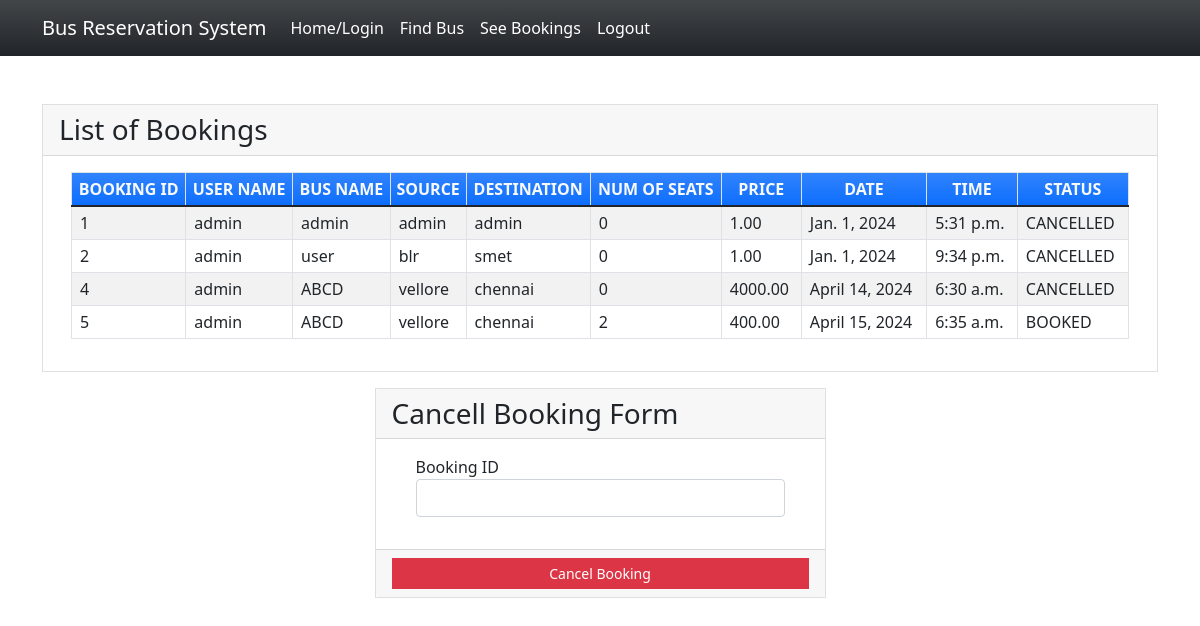
/seebookings (signed in), run on the app's committed database.
### myapp/models.py (models this page shows, shortened)
class Book(models.Model):
    BOOKED = 'B'
    CANCELLED = 'C'
    TICKET_STATUSES = ((BOOKED, 'Booked'),
                       (CANCELLED, 'Cancelled'),)
    email = models.EmailField()
    name = models.CharField(max_length=30)
    userid =models.DecimalField(decimal_places=0, max_digits=2)
    busid=models.DecimalField(decimal_places=0, max_digits=2)
    bus_name = models.CharField(max_length=30)
    source = models.CharField(max_length=30)
    dest = models.CharField(max_length=30)
    nos = models.DecimalField(decimal_places=0, max_digits=2)
    price = models.DecimalField(decimal_places=2, max_digits=6)
    date = models.DateField()
    time = models.TimeField()
    status = models.CharField(choices=TICKET_STATUSES, default=BOOKED, max_length=2)
    class Meta:
        verbose_name_plural = "List of Books"

### myapp/views.py (the view)
# urls.py: path('seebookings', views.seebookings, name="seebookings"),
@login_required(login_url='signin')
def seebookings(request,new={}):
    context = {}
    id_r = request.user.id
    book_list = Book.objects.filter(userid=id_r)
    if book_list:
        return render(request, 'myapp/booklist.html', locals())
    else:
        context["error"] = "Sorry no buses booked"
        return render(request, 'myapp/findbus.html', context)

### myapp/templates/myapp/booklist.html (shortened to what this page needs)
{% extends 'myapp/base.html' %} {% block content %}
<div class="container my-5">
    <div class="card rounded-0">
        <div class="card-header">
            <div class="card-title h3 mb-0">List of Bookings</div>
        </div>
        <div class="card-body">
            <div class="container-fluid">
                <table class="table table-bordered table-striped">
                    <thead>
                        <tr class="bg-gradient bg-primary text-light">
                            <th class="p-1 text-center">BOOKING ID</th>
                            <th class="p-1 text-center">USER NAME</th>
                            <th class="p-1 text-center">BUS NAME</th>
                            <th class="p-1 text-center">SOURCE</th>
                            <th class="p-1 text-center">DESTINATION</th>
                            <th class="p-1 text-center">NUM OF SEATS</th>
                            <th class="p-1 text-center">PRICE</th>
                            <th class="p-1 text-center">DATE</th>
                            <th class="p-1 text-center">TIME</th>
                            <th class="p-1 text-center">STATUS</th>
                        </tr>
                    </thead>
                    {% for row in book_list %}
                    <tr>
                        <td class="px-2 py-1 align-middle">{{row.id}}</td>
                        <td class="px-2 py-1 align-middle">{{row.name}}</td>
                        <td class="px-2 py-1 align-middle">{{row.bus_name}}</td>
                        <td class="px-2 py-1 align-middle">{{row.source}}</td>
                        <td class="px-2 py-1 align-middle">{{row.dest}}</td>
                        <td class="px-2 py-1 align-middle">{{row.nos}}</td>
                        <td class="px-2 py-1 align-middle">{{row.price}}</td>
                        <td class="px-2 py-1 align-middle">{{row.date}}</td>
                        <td class="px-2 py-1 align-middle">{{row.time}}</td>
                        <td class="px-2 py-1 align-middle">{{row.status}}</td>
                    </tr>
                    {% endfor %}
                </table>
            </div>
        </div>
    </div>
    <div class="row mt-3 justify-content-center">
        <div class="col-lg-5 col-md-7 col-sm-10 col-xs-12">
            <div class="card rounded-0">
                <div class="card-header">
                    <div class="card-title h3 mb-0">Cancell Booking Form</div>
                </div>
                <div class="card-body">
                    <div class="container-fluid">
                        <form action="{% url 'cancellings' %}" method="post" id="cancel-form">
                            <div class="mb-3">
                                <label for="bus_id" class="control-label">Booking ID</label>
                                <input name='bus_id' class="form-control" type="number" id="bus_id">
                            </div>
                        </form>
                    </div>
                </div>
                <div class="card-footer text-center">
                    <button class="btn btn-sm rounded-0 btn-danger w-100" form="cancel-form">Cancel Booking</button>
                </div>
            </div>
        </div>
    </div>
</div>
{% endblock %}

### myapp/templates/myapp/base.html (shortened to what this page needs)
<!doctype html>
<html lang="en">
<head>
    <link rel="stylesheet" href="https://cdn.jsdelivr.net/npm/bootstrap@5.1.3/dist/css/bootstrap.min.css">
</head>
<body>
<nav class="navbar navbar-expand-lg navbar-light bg-gradient bg-dark">
    <div class="container">
            <a class="navbar-brand" href="#" style="color: white;">Bus Reservation System</a>
        <div class="collapse navbar-collapse" id="navbarNavAltMarkup">
            <div class="navbar-nav" >
                <a class="nav-item nav-link active" href="{% url 'home' %}" style="color: white;">Home/Login</a>
                <a class="nav-item nav-link" href="{% url 'findbus' %}" style="color: white;">Find Bus</a>
                <a class="nav-item nav-link" href="{% url 'seebookings' %}" style="color: white;">See Bookings</a>
                {% if request.user.is_active %}
                <a class="nav-item nav-link " href="{% url 'signout' %}" style="color: white;">Logout</a>
                {% else %}
                <a class="nav-item nav-link " href="{% url 'signup' %}" style="color: white;">Registration</a>
                {% endif %}
            </div>
        </div>
    </div>
</nav>
{% block content %}
{% endblock %}
</body>
</html>

### myapp/templates/myapp/base.html (style rules this page uses)
body { background-image: url(https://t4.ftcdn.net/jpg/06/67/56/53/360_F_667565388_5jyKNCXSA2CtHLJ81GOQeXn1JxPG0zfD.jpg); background-repeat: no-repeat; background-size: cover; }

### data on the page
Book: id "1", name "admin", bus_name "admin", source "admin", dest "admin", nos "0", price "1.00", date "Jan. 1, 2024", time "5:31 p.m.", status "CANCELLED"
Book: id "2", name "admin", bus_name "user", source "blr", dest "smet", nos "0", price "1.00", date "Jan. 1, 2024", time "9:34 p.m.", status "CANCELLED"
Book: id "4", name "admin", bus_name "ABCD", source "vellore", dest "chennai", nos "0", price "4000.00", date "April 14, 2024", time "6:30 a.m.", status "CANCELLED"
Book: id "5", name "admin", bus_name "ABCD", source "vellore", dest "chennai", nos "2", price "400.00", date "April 15, 2024", time "6:35 a.m.", status "BOOKED"
